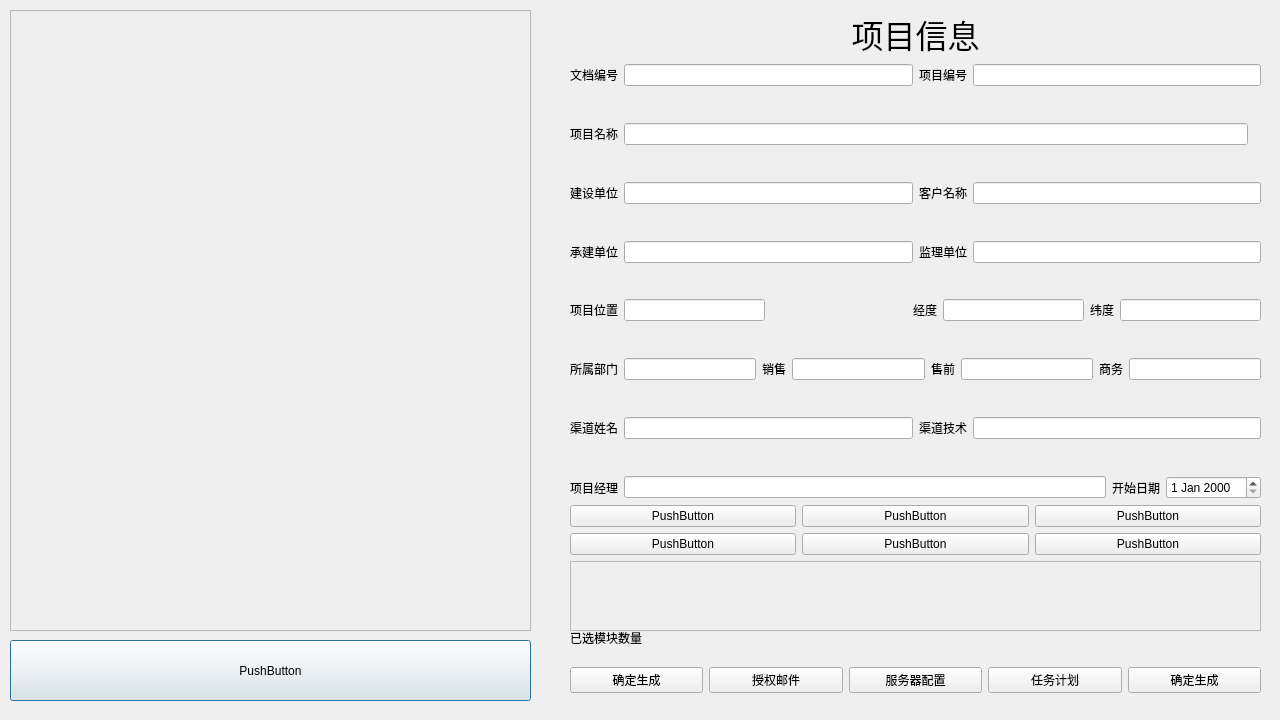
<?xml version="1.0" encoding="UTF-8"?>
<ui version="4.0">
 <class>C_ProManaWindow_newPro_Dialog</class>
 <widget class="QDialog" name="C_ProManaWindow_newPro_Dialog">
  <property name="geometry">
   <rect>
    <x>0</x>
    <y>0</y>
    <width>1280</width>
    <height>720</height>
   </rect>
  </property>
  <property name="windowTitle">
   <string>Dialog</string>
  </property>
  <widget class="QScrollArea" name="scrollArea_Template">
   <property name="geometry">
    <rect>
     <x>10</x>
     <y>10</y>
     <width>521</width>
     <height>621</height>
    </rect>
   </property>
   <property name="widgetResizable">
    <bool>true</bool>
   </property>
   <widget class="QWidget" name="scrollAreaWidgetContents_Template">
    <property name="geometry">
     <rect>
      <x>0</x>
      <y>0</y>
      <width>519</width>
      <height>619</height>
     </rect>
    </property>
   </widget>
  </widget>
  <widget class="QPushButton" name="pushButton">
   <property name="geometry">
    <rect>
     <x>10</x>
     <y>640</y>
     <width>521</width>
     <height>61</height>
    </rect>
   </property>
   <property name="text">
    <string>PushButton</string>
   </property>
  </widget>
  <widget class="QWidget" name="horizontalLayoutWidget_9">
   <property name="geometry">
    <rect>
     <x>570</x>
     <y>650</y>
     <width>691</width>
     <height>61</height>
    </rect>
   </property>
   <layout class="QHBoxLayout" name="horizontalLayout_Btn">
    <item>
     <widget class="QPushButton" name="pushButton_Create_Pro">
      <property name="text">
       <string>确定生成</string>
      </property>
     </widget>
    </item>
    <item>
     <widget class="QPushButton" name="pushButton_Create_Email">
      <property name="text">
       <string>授权邮件</string>
      </property>
     </widget>
    </item>
    <item>
     <widget class="QPushButton" name="pushButton_Create_SerCfg">
      <property name="text">
       <string>服务器配置</string>
      </property>
     </widget>
    </item>
    <item>
     <widget class="QPushButton" name="pushButton_Create_Plan">
      <property name="text">
       <string>任务计划</string>
      </property>
     </widget>
    </item>
    <item>
     <widget class="QPushButton" name="pushButton_Create_Other">
      <property name="text">
       <string>确定生成</string>
      </property>
     </widget>
    </item>
   </layout>
  </widget>
  <widget class="QWidget" name="verticalLayoutWidget">
   <property name="geometry">
    <rect>
     <x>570</x>
     <y>10</y>
     <width>691</width>
     <height>621</height>
    </rect>
   </property>
   <layout class="QVBoxLayout" name="verticalLayout">
    <item>
     <widget class="QLabel" name="label_ProInfo">
      <property name="font">
       <font>
        <pointsize>24</pointsize>
       </font>
      </property>
      <property name="layoutDirection">
       <enum>Qt::LeftToRight</enum>
      </property>
      <property name="text">
       <string>项目信息</string>
      </property>
      <property name="alignment">
       <set>Qt::AlignCenter</set>
      </property>
     </widget>
    </item>
    <item>
     <layout class="QHBoxLayout" name="horizontalLayout_2">
      <item>
       <widget class="QLabel" name="label_DocNum">
        <property name="text">
         <string>文档编号</string>
        </property>
       </widget>
      </item>
      <item>
       <widget class="QLineEdit" name="lineEdit_5"/>
      </item>
      <item>
       <widget class="QLabel" name="label_ProCharNum">
        <property name="text">
         <string>项目编号</string>
        </property>
       </widget>
      </item>
      <item>
       <widget class="QLineEdit" name="lineEdit_ProCharNum"/>
      </item>
     </layout>
    </item>
    <item>
     <spacer name="verticalSpacer_1">
      <property name="orientation">
       <enum>Qt::Vertical</enum>
      </property>
      <property name="sizeHint" stdset="0">
       <size>
        <width>20</width>
        <height>40</height>
       </size>
      </property>
     </spacer>
    </item>
    <item>
     <layout class="QHBoxLayout" name="horizontalLayout_3">
      <item>
       <widget class="QLabel" name="label_PrnName">
        <property name="text">
         <string>项目名称</string>
        </property>
       </widget>
      </item>
      <item>
       <widget class="QLineEdit" name="lineEdit_8"/>
      </item>
      <item>
       <widget class="QLabel" name="label_9">
        <property name="text">
         <string/>
        </property>
       </widget>
      </item>
     </layout>
    </item>
    <item>
     <spacer name="verticalSpacer_2">
      <property name="orientation">
       <enum>Qt::Vertical</enum>
      </property>
      <property name="sizeHint" stdset="0">
       <size>
        <width>20</width>
        <height>40</height>
       </size>
      </property>
     </spacer>
    </item>
    <item>
     <layout class="QHBoxLayout" name="horizontalLayout_4">
      <item>
       <widget class="QLabel" name="label_10">
        <property name="text">
         <string>建设单位</string>
        </property>
       </widget>
      </item>
      <item>
       <widget class="QLineEdit" name="lineEdit_9"/>
      </item>
      <item>
       <widget class="QLabel" name="label_CustomerName">
        <property name="text">
         <string>客户名称</string>
        </property>
       </widget>
      </item>
      <item>
       <widget class="QLineEdit" name="lineEdit_10"/>
      </item>
     </layout>
    </item>
    <item>
     <spacer name="verticalSpacer_3">
      <property name="orientation">
       <enum>Qt::Vertical</enum>
      </property>
      <property name="sizeHint" stdset="0">
       <size>
        <width>20</width>
        <height>40</height>
       </size>
      </property>
     </spacer>
    </item>
    <item>
     <layout class="QHBoxLayout" name="horizontalLayout_5">
      <item>
       <widget class="QLabel" name="label_ContraorOfConstruction">
        <property name="text">
         <string>承建单位</string>
        </property>
       </widget>
      </item>
      <item>
       <widget class="QLineEdit" name="lineEdit_11"/>
      </item>
      <item>
       <widget class="QLabel" name="label_ConstructionControlUnit">
        <property name="text">
         <string>监理单位</string>
        </property>
       </widget>
      </item>
      <item>
       <widget class="QLineEdit" name="lineEdit_12"/>
      </item>
     </layout>
    </item>
    <item>
     <spacer name="verticalSpacer_4">
      <property name="orientation">
       <enum>Qt::Vertical</enum>
      </property>
      <property name="sizeHint" stdset="0">
       <size>
        <width>20</width>
        <height>40</height>
       </size>
      </property>
     </spacer>
    </item>
    <item>
     <layout class="QHBoxLayout" name="horizontalLayout_7">
      <item>
       <widget class="QLabel" name="label_ProLocat">
        <property name="text">
         <string>项目位置</string>
        </property>
       </widget>
      </item>
      <item>
       <widget class="QLineEdit" name="lineEdit_15"/>
      </item>
      <item>
       <spacer name="horizontalSpacer">
        <property name="orientation">
         <enum>Qt::Horizontal</enum>
        </property>
        <property name="sizeHint" stdset="0">
         <size>
          <width>5</width>
          <height>20</height>
         </size>
        </property>
       </spacer>
      </item>
      <item>
       <widget class="QLabel" name="label_Accuracy">
        <property name="text">
         <string>经度</string>
        </property>
       </widget>
      </item>
      <item>
       <widget class="QLineEdit" name="lineEdit_16"/>
      </item>
      <item>
       <widget class="QLabel" name="label_Latitude">
        <property name="text">
         <string>纬度</string>
        </property>
       </widget>
      </item>
      <item>
       <widget class="QLineEdit" name="lineEdit_3"/>
      </item>
     </layout>
    </item>
    <item>
     <spacer name="verticalSpacer_5">
      <property name="orientation">
       <enum>Qt::Vertical</enum>
      </property>
      <property name="sizeHint" stdset="0">
       <size>
        <width>20</width>
        <height>40</height>
       </size>
      </property>
     </spacer>
    </item>
    <item>
     <layout class="QHBoxLayout" name="horizontalLayout">
      <item>
       <widget class="QLabel" name="label_Department">
        <property name="text">
         <string>所属部门</string>
        </property>
       </widget>
      </item>
      <item>
       <widget class="QLineEdit" name="lineEdit"/>
      </item>
      <item>
       <widget class="QLabel" name="label_Sales">
        <property name="text">
         <string>销售</string>
        </property>
       </widget>
      </item>
      <item>
       <widget class="QLineEdit" name="lineEdit_2"/>
      </item>
      <item>
       <widget class="QLabel" name="label_SalesPro">
        <property name="text">
         <string>售前</string>
        </property>
       </widget>
      </item>
      <item>
       <widget class="QLineEdit" name="lineEdit_4"/>
      </item>
      <item>
       <widget class="QLabel" name="label_8">
        <property name="text">
         <string>商务</string>
        </property>
       </widget>
      </item>
      <item>
       <widget class="QLineEdit" name="lineEdit_7"/>
      </item>
     </layout>
    </item>
    <item>
     <spacer name="verticalSpacer_6">
      <property name="orientation">
       <enum>Qt::Vertical</enum>
      </property>
      <property name="sizeHint" stdset="0">
       <size>
        <width>20</width>
        <height>40</height>
       </size>
      </property>
     </spacer>
    </item>
    <item>
     <layout class="QHBoxLayout" name="horizontalLayout_6">
      <item>
       <widget class="QLabel" name="label_Distributor">
        <property name="text">
         <string>渠道姓名</string>
        </property>
       </widget>
      </item>
      <item>
       <widget class="QLineEdit" name="lineEdit_13"/>
      </item>
      <item>
       <widget class="QLabel" name="label_ChannelManager">
        <property name="text">
         <string>渠道技术</string>
        </property>
       </widget>
      </item>
      <item>
       <widget class="QLineEdit" name="lineEdit_14"/>
      </item>
     </layout>
    </item>
    <item>
     <spacer name="verticalSpacer_7">
      <property name="orientation">
       <enum>Qt::Vertical</enum>
      </property>
      <property name="sizeHint" stdset="0">
       <size>
        <width>20</width>
        <height>40</height>
       </size>
      </property>
     </spacer>
    </item>
    <item>
     <layout class="QHBoxLayout" name="horizontalLayout_8">
      <item>
       <widget class="QLabel" name="label_ProManager">
        <property name="text">
         <string>项目经理</string>
        </property>
       </widget>
      </item>
      <item>
       <widget class="QLineEdit" name="lineEdit_17"/>
      </item>
      <item>
       <widget class="QLabel" name="label_StartTime">
        <property name="text">
         <string>开始日期</string>
        </property>
       </widget>
      </item>
      <item>
       <widget class="QDateEdit" name="dateEdit_StartTime"/>
      </item>
     </layout>
    </item>
    <item>
     <layout class="QGridLayout" name="gridLayout">
      <item row="0" column="0">
       <widget class="QPushButton" name="pushButton_2">
        <property name="text">
         <string>PushButton</string>
        </property>
       </widget>
      </item>
      <item row="1" column="0">
       <widget class="QPushButton" name="pushButton_3">
        <property name="text">
         <string>PushButton</string>
        </property>
       </widget>
      </item>
      <item row="1" column="1">
       <widget class="QPushButton" name="pushButton_5">
        <property name="text">
         <string>PushButton</string>
        </property>
       </widget>
      </item>
      <item row="0" column="1">
       <widget class="QPushButton" name="pushButton_4">
        <property name="text">
         <string>PushButton</string>
        </property>
       </widget>
      </item>
      <item row="0" column="2">
       <widget class="QPushButton" name="pushButton_6">
        <property name="text">
         <string>PushButton</string>
        </property>
       </widget>
      </item>
      <item row="1" column="2">
       <widget class="QPushButton" name="pushButton_7">
        <property name="text">
         <string>PushButton</string>
        </property>
       </widget>
      </item>
     </layout>
    </item>
    <item>
     <widget class="QScrollArea" name="scrollArea_Checked">
      <property name="widgetResizable">
       <bool>true</bool>
      </property>
      <widget class="QWidget" name="scrollAreaWidgetContents_Checked">
       <property name="geometry">
        <rect>
         <x>0</x>
         <y>0</y>
         <width>687</width>
         <height>69</height>
        </rect>
       </property>
      </widget>
     </widget>
    </item>
   </layout>
  </widget>
  <widget class="QLabel" name="label_NumText">
   <property name="geometry">
    <rect>
     <x>570</x>
     <y>630</y>
     <width>81</width>
     <height>16</height>
    </rect>
   </property>
   <property name="text">
    <string>已选模块数量</string>
   </property>
  </widget>
  <widget class="QLabel" name="label_Num">
   <property name="geometry">
    <rect>
     <x>660</x>
     <y>630</y>
     <width>58</width>
     <height>16</height>
    </rect>
   </property>
   <property name="text">
    <string/>
   </property>
  </widget>
 </widget>
 <resources/>
 <connections/>
</ui>
